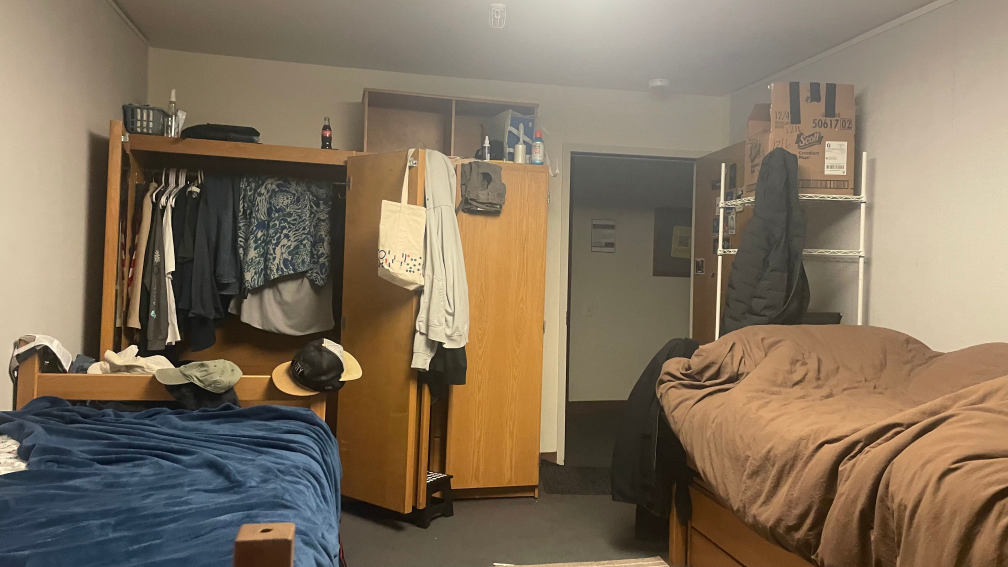
#> input picture room.jpg, 4032 x 2268 px (shown at 1/4 size)
$ python -i heic_to_jpg.py   (imports and definitions only)
#> lines starting #> are read from the running program, lines starting #| are printed output that depends on the picture
"""Decode a tiled HEIC (iPhone) photo to JPEG using ffmpeg's HEVC decoder.

ImageMagick's libheif here can't read iPhone HEIC, so this parses the HEIF
container, rebuilds each tile as an Annex-B HEVC stream, decodes the tiles
with ffmpeg, and stitches the grid.
"""
import struct
import subprocess
import sys
import tempfile
from pathlib import Path

from PIL import Image


# [12 lines left out: function read_boxes, not called in this run]


def child(buf, start, end, kind):
    return next((b for b in read_boxes(buf, start, end) if b[0] == kind), None)


def uint(buf, o, n):
    return int.from_bytes(buf[o:o + n], "big") if n else 0


# [126 lines left out: functions parse, item_data, item_prop, hvcc_annexb, length_prefixed_to_annexb, decode_tile, not called in this run]


def convert(src, dst, max_side=1600):
    buf = Path(src).read_bytes()
    primary, items, locs, props, assoc, refs, idat = parse(buf)
    if items[primary] != "grid":
        raise SystemExit(f"primary item is {items[primary]!r}, only grid HEIC is supported")
    grid = item_data(buf, locs, idat, primary)
    flags = grid[1]
    rows, cols = grid[2] + 1, grid[3] + 1
    fw = 4 if flags & 1 else 2
    width, height = uint(grid, 4, fw), uint(grid, 4 + fw, fw)
    tiles = refs["dimg"][primary]
    with tempfile.TemporaryDirectory() as tmp:
        tmp = Path(tmp)
        decoded = []
        for i, tid in enumerate(tiles):
            header = hvcc_annexb(buf, item_prop(props, assoc, tid, "hvcC"))
            body = length_prefixed_to_annexb(item_data(buf, locs, idat, tid))
            decoded.append(decode_tile(header + body, tmp, i))
    tw, th = decoded[0].size
    canvas = Image.new("RGB", (cols * tw, rows * th))
    for i, tile in enumerate(decoded):
        canvas.paste(tile, ((i % cols) * tw, (i // cols) * th))
    image = canvas.crop((0, 0, width, height))
    rot = item_prop(props, assoc, primary, "irot")
    if rot:
        turns = buf[rot[1]] & 3
        image = image.rotate(90 * turns, expand=True)
    image.thumbnail((max_side, max_side))
    image.save(dst, quality=88)
    return image.size


# [2 lines not run here, left out]

>>> import cv2
>>> picture = cv2.imread('../room.jpg', cv2.IMREAD_GRAYSCALE)
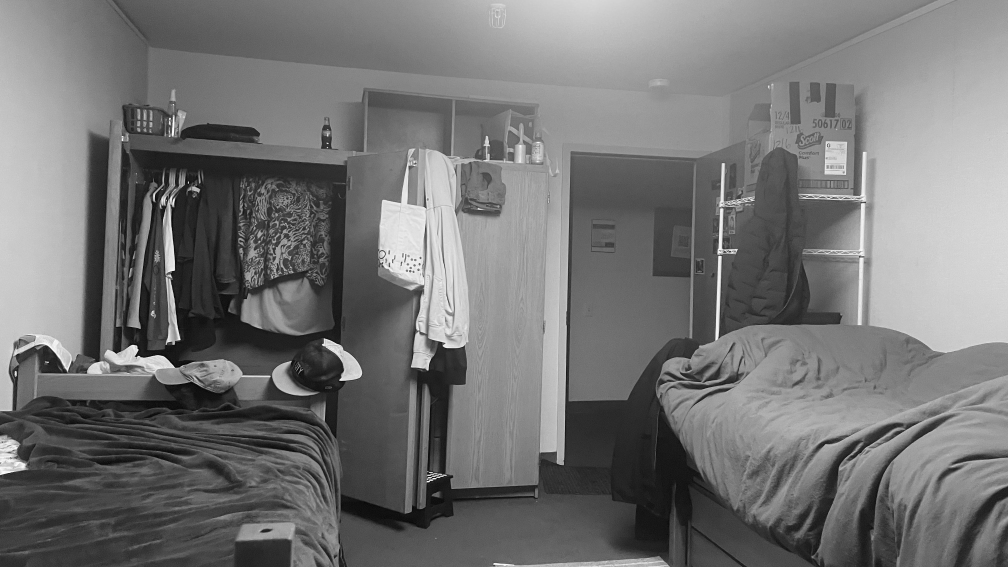
#> picture: shape (2268, 4032) (shown at 1/4 size); min 0, max 255, mean 116.6
>>> result = convert(picture, 'out.png')
#> (the run stopped early here; a loop or call above may not have finished)
